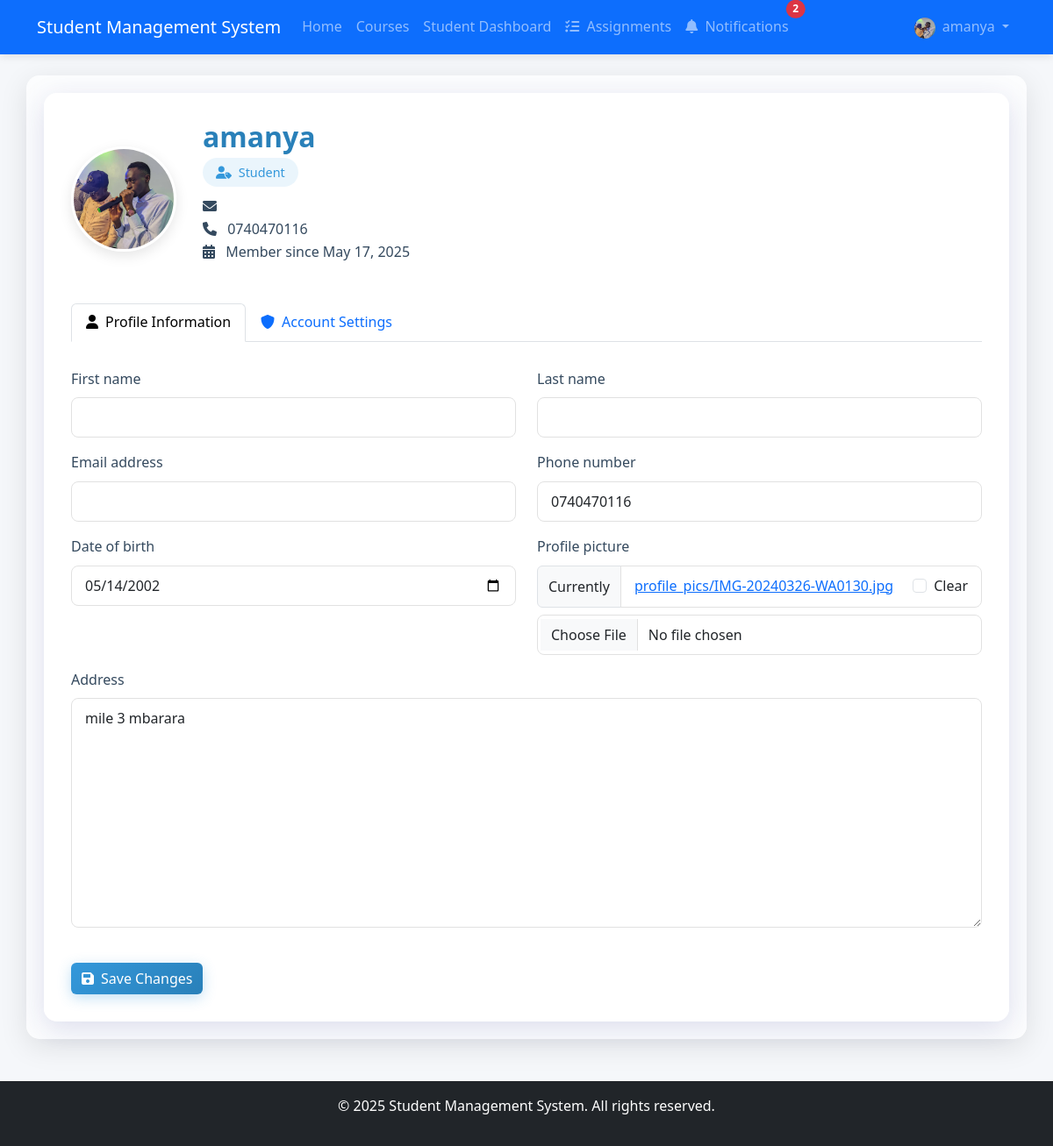
The app's page /profile/ (signed in) with its own data.
### accounts/models.py (models this page shows, shortened)
class User(AbstractUser):
    USER_TYPE_CHOICES = (
        ('admin', 'Admin'),
        ('student', 'Student'),
        ('lecturer', 'Lecturer'),
    )
    user_type = models.CharField(max_length=10, choices=USER_TYPE_CHOICES, default='student')
    profile_picture = models.ImageField(upload_to='profile_pics/', null=True, blank=True)
    date_of_birth = models.DateField(null=True, blank=True)
    phone_number = models.CharField(max_length=15, null=True, blank=True)
    address = models.TextField(null=True, blank=True)

### accounts/views.py (the view)
# urls.py: path('profile/', views.profile_view, name='profile'),
@login_required
def profile_view(request):
    if request.method == 'POST':
        form = UserProfileForm(request.POST, request.FILES, instance=request.user)
        if form.is_valid():
            form.save()
            messages.success(request, 'Your profile has been updated successfully!')
            return redirect('accounts:profile')
    else:
        form = UserProfileForm(instance=request.user)
    return render(request, 'accounts/profile.html', {'form': form})

### accounts/forms.py
class UserProfileForm(forms.ModelForm):
    class Meta:
        model = User
        fields = ('first_name', 'last_name', 'email', 'profile_picture',
                 'date_of_birth', 'phone_number', 'address')
        widgets = {
            'date_of_birth': forms.DateInput(attrs={'type': 'date', 'class': 'form-control'}),
        }
    def __init__(self, *args, **kwargs):
        super().__init__(*args, **kwargs)
        for field_name in self.fields:
            if field_name != 'date_of_birth':
                self.fields[field_name].widget.attrs.update({'class': 'form-control'})

### templates/accounts/profile.html (shortened to what this page needs)
{% extends 'base.html' %}
{% load crispy_forms_tags %}
{% block extra_css %}
<link rel="stylesheet" href="https://cdnjs.cloudflare.com/ajax/libs/font-awesome/6.0.0/css/all.min.css">
{% endblock %}
{% block content %}
<div class="profile-container">
    <div class="profile-header">
        <div class="profile-picture">
            {% if user.profile_picture %}
                <img src="{{ user.profile_picture.url }}" alt="Profile Picture">
            {% else %}
                <div class="profile-picture-placeholder">
                    {{ user.first_name|first|upper }}{{ user.last_name|first|upper }}
                </div>
            {% endif %}
        </div>
        <div class="user-info">
            <h2>{{ user.get_full_name|default:user.username }}</h2>
            <div class="user-type">
                <i class="fas fa-user-tag me-1"></i>
                {{ user.get_user_type_display|default:user.user_type|title }}
            </div>
            <p>
                <i class="fas fa-envelope me-2"></i> {{ user.email }}<br>
                {% if user.phone_number %}
                    <i class="fas fa-phone me-2"></i> {{ user.phone_number }}<br>
                {% endif %}
                <i class="fas fa-calendar-alt me-2"></i> Member since {{ user.date_joined|date:"F d, Y" }}
            </p>
        </div>
    </div>
    <div class="row">
        <div class="col-md-12">
            <ul class="nav nav-tabs mb-4" id="profileTabs" role="tablist">
                <li class="nav-item" role="presentation">
                    <button class="nav-link active" id="profile-tab" data-bs-toggle="tab"
                            data-bs-target="#profile-tab-pane" type="button" role="tab"
                            aria-controls="profile-tab-pane" aria-selected="true">
                        <i class="fas fa-user me-2"></i>Profile Information
                    </button>
                </li>
                <li class="nav-item" role="presentation">
                    <button class="nav-link" id="account-tab" data-bs-toggle="tab"
                            data-bs-target="#account-tab-pane" type="button" role="tab"
                            aria-controls="account-tab-pane" aria-selected="false">
                        <i class="fas fa-shield-alt me-2"></i>Account Settings
                    </button>
                </li>
            </ul>
            <div class="tab-content" id="profileTabsContent">
                <div class="tab-pane fade show active" id="profile-tab-pane" role="tabpanel" aria-labelledby="profile-tab" tabindex="0">
                    <form method="post" enctype="multipart/form-data" class="profile-form">
                        <div class="row">
                            <div class="col-md-6">
                                {{ form.first_name|as_crispy_field }}
                            </div>
                            <div class="col-md-6">
                                {{ form.last_name|as_crispy_field }}
                            </div>
                        </div>
                        <div class="row">
                            <div class="col-md-6">
                                {{ form.email|as_crispy_field }}
                            </div>
                            <div class="col-md-6">
                                {{ form.phone_number|as_crispy_field }}
                            </div>
                        </div>
                        <div class="row">
                            <div class="col-md-6">
                                {{ form.date_of_birth|as_crispy_field }}
                            </div>
                            <div class="col-md-6">
                                {{ form.profile_picture|as_crispy_field }}
                            </div>
                        </div>
                        <div class="row">
                            <div class="col-12">
                                {{ form.address|as_crispy_field }}
                            </div>
                        </div>
                        <div class="mt-4">
                            <button type="submit" class="btn btn-primary submit-btn">
                                <i class="fas fa-save me-2"></i>Save Changes
                            </button>
                        </div>
                    </form>
                </div>
            </div>
        </div>
    </div>
</div>
{% endblock %}

### templates/base.html (shortened to what this page needs)
<!DOCTYPE html>
<html lang="en">
<head>
    <link href="https://cdn.jsdelivr.net/npm/bootstrap@5.3.0/dist/css/bootstrap.min.css" rel="stylesheet">
    <link rel="stylesheet" href="/static/css/main.css">
    {% block extra_css %}{% endblock %}
</head>
<body>
    <nav class="navbar navbar-expand-lg navbar-dark bg-primary">
        <div class="container">
            <a class="navbar-brand" href="/">Student Management System</a>
            <div class="collapse navbar-collapse" id="navbarNav">
                <ul class="navbar-nav me-auto">
                    <li class="nav-item">
                        <a class="nav-link" href="/">Home</a>
                    </li>
                    {% if user.is_authenticated %}
                        <li class="nav-item">
                            <a class="nav-link" href="{% url 'course:course_list' %}">Courses</a>
                        </li>
                        {% if user.user_type == 'student' %}
                            <li class="nav-item">
                                <a class="nav-link" href="{% url 'student:dashboard' %}">Student Dashboard</a>
                            </li>
                            <li class="nav-item">
                                <a class="nav-link" href="{% url 'student:assignment_list' %}">
                                    <i class="fas fa-tasks me-1"></i> Assignments
                                </a>
                            </li>
                            <li class="nav-item">
                                <a class="nav-link position-relative" href="{% url 'student:view_notifications' %}">
                                    <i class="fas fa-bell me-1"></i> Notifications
                                    {% with notification_count=user.notifications.filter.count %}
                                        {% if notification_count > 0 %}
                                            <span class="position-absolute top-0 start-100 translate-middle badge rounded-pill bg-danger">
                                                {{ notification_count }}
                                            </span>
                                        {% endif %}
                                    {% endwith %}
                                </a>
                            </li>
                        {% endif %}
                    {% endif %}
                </ul>
                <ul class="navbar-nav">
                    {% if user.is_authenticated %}
                        <li class="nav-item dropdown">
                            <a class="nav-link dropdown-toggle" href="#" id="navbarDropdown" role="button" data-bs-toggle="dropdown">
                                {% if user.profile_picture %}
                                    <img src="{{ user.profile_picture.url }}" alt="Profile" class="rounded-circle me-1" width="24" height="24">
                                {% endif %}
                                {{ user.username }}
                            </a>
                        </li>
                    {% endif %}
                </ul>
            </div>
        </div>
    </nav>
    <div class="container mt-4 glass-container">
        {% block content %}{% endblock %}
    </div>
    <footer class="bg-dark text-white mt-5 py-3">
        <div class="container text-center">
            <p>&copy; {% now "Y" %} Student Management System. All rights reserved.</p>
        </div>
    </footer>
</body>
</html>

### static/css/main.css (style rules this page uses)
:root { --primary-color: #3498db; --secondary-color: #2ecc71; --background-color: #f5f7fa; --text-color: #34495e; --accent-color: #9b59b6; --shadow-color: rgba(0, 0, 0, 0.1); }
body { font-family: 'Segoe UI', Tahoma, Geneva, Verdana, sans-serif; background-color: var(--background-color); color: var(--text-color); line-height: 1.6; }
.glass-container { background: rgba(255, 255, 255, 0.7); backdrop-filter: blur(10px); border-radius: 15px; box-shadow: 0 8px 32px 0 var(--shadow-color); padding: 20px; margin-bottom: 30px; }
.btn-primary { background-color: var(--primary-color); border-color: var(--primary-color); }
.navbar { box-shadow: 0 2px 10px rgba(0, 0, 0, 0.1); padding: 10px 0; }
.form-control { border-radius: 8px; padding: 10px 15px; border: 1px solid #e1e1e1; }
.profile-header { display: flex; align-items: center; margin-bottom: 30px; }

### templates/accounts/profile.html (style rules this page uses)
.profile-container { background: rgba(255, 255, 255, 0.7); backdrop-filter: blur(10px); border-radius: 15px; border: 1px solid rgba(255, 255, 255, 0.3); padding: 30px; box-shadow: 0 8px 32px 0 rgba(31, 38, 135, 0.15); }
.profile-header { display: flex; align-items: center; margin-bottom: 30px; }
.profile-picture { width: 120px; height: 120px; border-radius: 50%; overflow: hidden; margin-right: 30px; border: 3px solid rgba(255, 255, 255, 0.6); box-shadow: 0 5px 15px rgba(0, 0, 0, 0.1); flex-shrink: 0; }
.profile-picture img { width: 100%; height: 100%; object-fit: cover; }
.user-info h2 { margin-bottom: 5px; color: #2980b9; font-weight: 600; }
.user-type { display: inline-block; background: rgba(52, 152, 219, 0.1); color: #3498db; padding: 5px 15px; border-radius: 50px; font-size: 0.9rem; margin-bottom: 10px; }
.profile-form { margin-top: 30px; }
.submit-btn { background: linear-gradient(135deg, #3498db, #2980b9); border: none; box-shadow: 0 4px 15px rgba(52, 152, 219, 0.3); transition: all 0.3s ease; }

### records on screen
User: profile_picture (picture), username "amanya", get_full_name "amanya", user_type "Student", phone_number "0740470116", date_joined "May 17, 2025", date_of_birth "05/14/2002", address "mile 3 mbarara"

### other values on screen
{{ notification_count }} "2"
